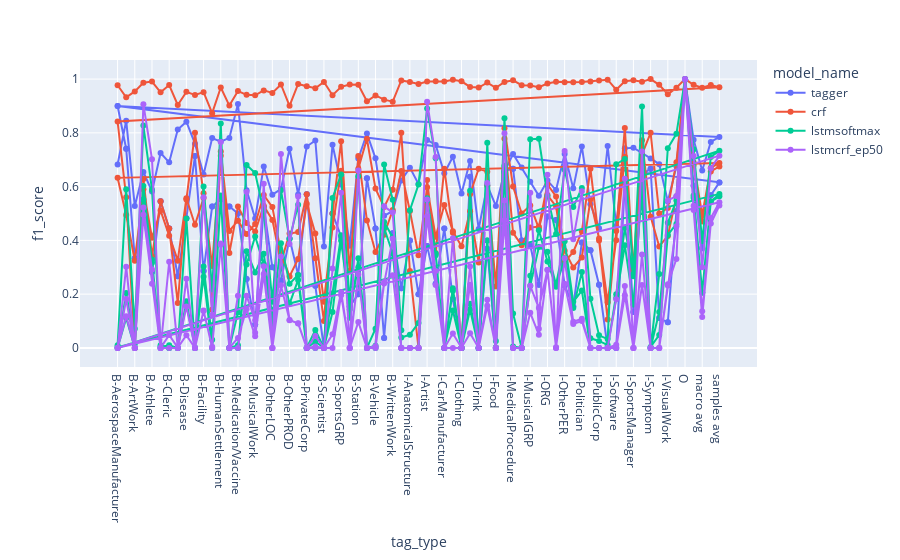

Notebook code cell kept with this figure:
### Code cell
tmp_df = all_reports_df
fig = px.line(tmp_df, x="tag_type", y="f1_score", color="model_name", markers="o")
fig.show()

### Figure 1 — Plotly figure (JSON) as saved in the notebook; plotly's stock layout.template omitted (floating-point values rounded to 4 significant figures; data arrays with more than 128 entries replaced by an {"elided": "..."} marker saying what was removed)
{"data": [{"hovertemplate": "model_name=tagger<br>tag_type=%{x}<br>f1_score=%{y}<extra></extra>", "legendgroup": "tagger", "line": {"color": "#636efa", "dash": "solid"}, "marker": {"symbol": "circle"}, "mode": "lines+markers", "name": "tagger", "orientation": "v", "showlegend": true, "type": "scatter", "x": {"elided": "213 str values"}, "xaxis": "x", "y": {"elided": "213 float values"}, "yaxis": "y"}, {"hovertemplate": "model_name=crf<br>tag_type=%{x}<br>f1_score=%{y}<extra></extra>", "legendgroup": "crf", "line": {"color": "#EF553B", "dash": "solid"}, "marker": {"symbol": "circle"}, "mode": "lines+markers", "name": "crf", "orientation": "v", "showlegend": true, "type": "scatter", "x": {"elided": "213 str values"}, "xaxis": "x", "y": {"elided": "213 float values"}, "yaxis": "y"}, {"hovertemplate": "model_name=lstmsoftmax<br>tag_type=%{x}<br>f1_score=%{y}<extra></extra>", "legendgroup": "lstmsoftmax", "line": {"color": "#00cc96", "dash": "solid"}, "marker": {"symbol": "circle"}, "mode": "lines+markers", "name": "lstmsoftmax", "orientation": "v", "showlegend": true, "type": "scatter", "x": {"elided": "213 str values"}, "xaxis": "x", "y": {"elided": "213 float values"}, "yaxis": "y"}, {"hovertemplate": "model_name=lstmcrf_ep50<br>tag_type=%{x}<br>f1_score=%{y}<extra></extra>", "legendgroup": "lstmcrf_ep50", "line": {"color": "#ab63fa", "dash": "solid"}, "marker": {"symbol": "circle"}, "mode": "lines+markers", "name": "lstmcrf_ep50", "orientation": "v", "showlegend": true, "type": "scatter", "x": {"elided": "213 str values"}, "xaxis": "x", "y": {"elided": "213 float values"}, "yaxis": "y"}], "layout": {"legend": {"title": {"text": "model_name"}, "tracegroupgap": 0}, "margin": {"t": 60}, "xaxis": {"anchor": "y", "domain": [0, 1], "title": {"text": "tag_type"}}, "yaxis": {"anchor": "x", "domain": [0, 1], "title": {"text": "f1_score"}}}}
